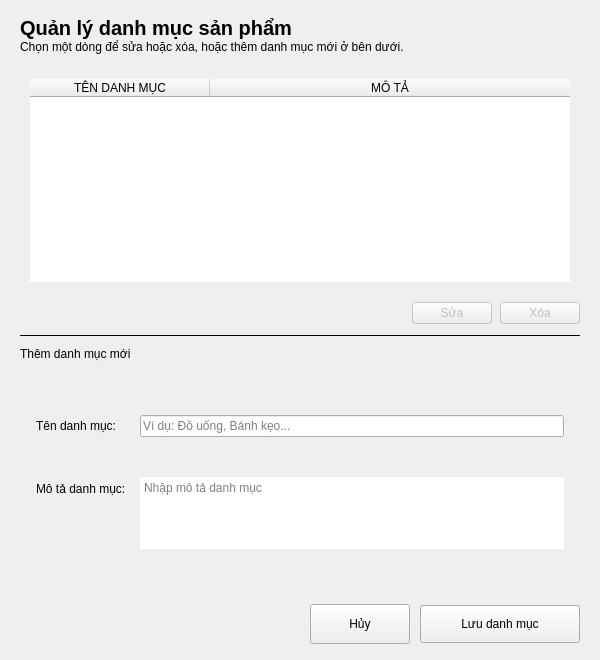
<?xml version="1.0" encoding="UTF-8"?>
<ui version="4.0">
 <class>CategoryManagerDialog</class>
 <widget class="QDialog" name="CategoryManagerDialog">
  <property name="geometry">
   <rect>
    <x>0</x>
    <y>0</y>
    <width>600</width>
    <height>660</height>
   </rect>
  </property>
  <property name="minimumSize">
   <size>
    <width>560</width>
    <height>620</height>
   </size>
  </property>
  <property name="windowTitle">
   <string>Quản lý danh mục</string>
  </property>
  <property name="styleSheet">
   <string notr="true">QDialog#CategoryManagerDialog {
    background-color: #f1f5f9;
    color: #0f172a;
    font-family: &quot;Segoe UI&quot;, Arial, sans-serif;
}
QWidget {
    font-family: &quot;Segoe UI&quot;, Arial, sans-serif;
}
QLabel {
    background-color: transparent;
    border: none;
    color: #0f172a;
}

QLineEdit,
QComboBox,
QDateEdit,
QSpinBox,
QDoubleSpinBox {
    background-color: #ffffff;
    border: 1px solid #e2e8f0;
    border-radius: 8px;
    padding: 0px 12px;
    min-height: 38px;
    font-size: 13px;
    color: #0f172a;
    selection-background-color: #1d4ed8;
    selection-color: #ffffff;
}
QTextEdit {
    background-color: #ffffff;
    border: 1px solid #e2e8f0;
    border-radius: 8px;
    padding: 8px 10px;
    font-size: 13px;
    color: #0f172a;
    selection-background-color: #1d4ed8;
    selection-color: #ffffff;
}
QLineEdit:hover,
QComboBox:hover,
QDateEdit:hover,
QSpinBox:hover,
QDoubleSpinBox:hover,
QTextEdit:hover {
    border: 1px solid #cbd5e1;
}
QLineEdit:focus,
QComboBox:focus,
QDateEdit:focus,
QSpinBox:focus,
QDoubleSpinBox:focus,
QTextEdit:focus {
    border: 1px solid #1d4ed8;
}
QLineEdit:disabled,
QComboBox:disabled,
QDateEdit:disabled,
QSpinBox:disabled,
QDoubleSpinBox:disabled {
    background-color: #f8fafc;
    color: #94a3b8;
}
QComboBox::drop-down {
    subcontrol-origin: padding;
    subcontrol-position: center right;
    border: none;
    background-color: transparent;
    width: 26px;
}
QComboBox::down-arrow {
    image: url(assets/images/chevron-down.png);
    width: 10px;
    height: 10px;
}
QComboBox::down-arrow:on {
    image: url(assets/images/chevron-up.png);
}
QComboBox QAbstractItemView {
    background-color: #ffffff;
    border: 1px solid #e2e8f0;
    border-radius: 8px;
    padding: 4px;
    outline: none;
    selection-background-color: #eff6ff;
    selection-color: #1d4ed8;
}
QSpinBox::up-button,
QSpinBox::down-button,
QDoubleSpinBox::up-button,
QDoubleSpinBox::down-button,
QDateEdit::up-button,
QDateEdit::down-button {
    subcontrol-origin: border;
    width: 20px;
    border: none;
    background-color: transparent;
}
QSpinBox::up-button,
QDoubleSpinBox::up-button,
QDateEdit::up-button {
    subcontrol-position: top right;
}
QSpinBox::down-button,
QDoubleSpinBox::down-button,
QDateEdit::down-button {
    subcontrol-position: bottom right;
}
QSpinBox::up-button:hover,
QSpinBox::down-button:hover,
QDoubleSpinBox::up-button:hover,
QDoubleSpinBox::down-button:hover,
QDateEdit::up-button:hover,
QDateEdit::down-button:hover {
    background-color: #f1f5f9;
}
QSpinBox::up-arrow,
QDoubleSpinBox::up-arrow,
QDateEdit::up-arrow {
    image: url(assets/images/chevron-up.png);
    width: 9px;
    height: 9px;
}
QSpinBox::down-arrow,
QDoubleSpinBox::down-arrow,
QDateEdit::down-arrow {
    image: url(assets/images/chevron-down.png);
    width: 9px;
    height: 9px;
}
QCheckBox {
    background-color: transparent;
    color: #334155;
    font-size: 13px;
    font-weight: bold;
    spacing: 8px;
}
QCheckBox::indicator {
    width: 16px;
    height: 16px;
    border: 1px solid #cbd5e1;
    border-radius: 4px;
    background-color: #ffffff;
}
QCheckBox::indicator:hover {
    border: 1px solid #1d4ed8;
}
QCheckBox::indicator:checked {
    background-color: #1d4ed8;
    border: 1px solid #1d4ed8;
}

QPushButton {
    background-color: #ffffff;
    color: #64748b;
    border: 1px solid #e2e8f0;
    border-radius: 8px;
    padding: 0px 16px;
    min-height: 38px;
    font-size: 12px;
    font-weight: bold;
}
QPushButton:hover {
    background-color: #eff6ff;
    color: #1d4ed8;
    border: 1px solid #1d4ed8;
}
QPushButton:pressed {
    background-color: #dbeafe;
}
QPushButton:disabled {
    background-color: #f8fafc;
    color: #cbd5e1;
    border: 1px solid #e2e8f0;
}
QPushButton#RowActionButton {
    background-color: transparent;
    border: none;
    border-radius: 6px;
    padding: 0px;
    min-width: 28px;
    max-width: 28px;
    min-height: 28px;
    max-height: 28px;
}
QPushButton#RowActionButton:hover {
    background-color: #eff6ff;
}
QPushButton#RowActionButton:pressed {
    background-color: #dbeafe;
}

QTableWidget {
    background-color: transparent;
    border: none;
    gridline-color: #f1f5f9;
    font-size: 13px;
    color: #334155;
    outline: none;
}
QTableWidget::item {
    padding: 8px;
    border-bottom: 1px solid #f1f5f9;
}
QTableWidget::item:selected {
    background-color: #eff6ff;
    color: #1d4ed8;
}
QHeaderView {
    background-color: #f8fafc;
    border: none;
    border-bottom: 1px solid #e2e8f0;
}
QHeaderView::section {
    background-color: #f8fafc;
    color: #64748b;
    font-size: 11px;
    font-weight: 700;
    padding: 10px 8px;
    border: none;
    border-bottom: 1px solid #e2e8f0;
}
QTableCornerButton::section {
    background-color: #f8fafc;
    border: none;
}

QLabel[badge=&quot;info&quot;] {
    background-color: #dbeafe;
    color: #1d4ed8;
    border-radius: 6px;
    padding: 3px 10px;
    font-size: 11px;
    font-weight: 700;
}
QLabel[badge=&quot;success&quot;] {
    background-color: #d1fae5;
    color: #059669;
    border-radius: 6px;
    padding: 3px 10px;
    font-size: 11px;
    font-weight: 700;
}
QLabel[badge=&quot;warning&quot;] {
    background-color: #ffedd5;
    color: #ea580c;
    border-radius: 6px;
    padding: 3px 10px;
    font-size: 11px;
    font-weight: 700;
}
QLabel[badge=&quot;danger&quot;] {
    background-color: #fee2e2;
    color: #dc2626;
    border-radius: 6px;
    padding: 3px 10px;
    font-size: 11px;
    font-weight: 700;
}
QLabel[badge=&quot;neutral&quot;] {
    background-color: #e2e8f0;
    color: #64748b;
    border-radius: 6px;
    padding: 3px 10px;
    font-size: 11px;
    font-weight: 700;
}
QLabel[badge=&quot;violet&quot;] {
    background-color: #ede9fe;
    color: #6d28d9;
    border-radius: 6px;
    padding: 3px 10px;
    font-size: 11px;
    font-weight: 700;
}
QLabel[trend=&quot;up&quot;] {
    background-color: #ecfdf5;
    color: #059669;
    border-radius: 4px;
    padding: 2px 6px;
    font-size: 11px;
    font-weight: 700;
}
QLabel[trend=&quot;down&quot;] {
    background-color: #fef2f2;
    color: #dc2626;
    border-radius: 4px;
    padding: 2px 6px;
    font-size: 11px;
    font-weight: 700;
}
QLabel[trend=&quot;flat&quot;] {
    background-color: #f1f5f9;
    color: #64748b;
    border-radius: 4px;
    padding: 2px 6px;
    font-size: 11px;
    font-weight: 700;
}
QLabel[state=&quot;up&quot;] {
    color: #10b981;
    font-weight: bold;
}
QLabel[state=&quot;down&quot;] {
    color: #ef4444;
    font-weight: bold;
}
QLabel[state=&quot;flat&quot;] {
    color: #64748b;
    font-weight: bold;
}
QLabel[state=&quot;warning&quot;] {
    color: #eab308;
    font-weight: bold;
}
QLabel[state=&quot;safe&quot;] {
    color: #10b981;
}

QScrollArea {
    background-color: transparent;
    border: none;
}
QScrollArea &gt; QWidget &gt; QWidget {
    background-color: transparent;
}
QAbstractScrollArea::viewport {
    background-color: transparent;
}
QScrollBar:vertical {
    background-color: transparent;
    width: 10px;
    margin: 0px;
    border: none;
}
QScrollBar::handle:vertical {
    background-color: #cbd5e1;
    min-height: 35px;
    border-radius: 5px;
}
QScrollBar::handle:vertical:hover {
    background-color: #94a3b8;
}
QScrollBar::handle:vertical:pressed {
    background-color: #64748b;
}
QScrollBar::add-line:vertical,
QScrollBar::sub-line:vertical {
    height: 0px;
    width: 0px;
    background: transparent;
    border: none;
}
QScrollBar::up-arrow:vertical,
QScrollBar::down-arrow:vertical {
    width: 0px;
    height: 0px;
    background: transparent;
    border: none;
}
QScrollBar::add-page:vertical,
QScrollBar::sub-page:vertical {
    background: transparent;
}
QScrollBar:horizontal {
    background-color: transparent;
    height: 10px;
    margin: 0px;
    border: none;
}
QScrollBar::handle:horizontal {
    background-color: #cbd5e1;
    min-width: 35px;
    border-radius: 5px;
}
QScrollBar::handle:horizontal:hover {
    background-color: #94a3b8;
}
QScrollBar::handle:horizontal:pressed {
    background-color: #64748b;
}
QScrollBar::add-line:horizontal,
QScrollBar::sub-line:horizontal {
    width: 0px;
    height: 0px;
    background: transparent;
    border: none;
}
QScrollBar::left-arrow:horizontal,
QScrollBar::right-arrow:horizontal {
    width: 0px;
    height: 0px;
    background: transparent;
    border: none;
}
QScrollBar::add-page:horizontal,
QScrollBar::sub-page:horizontal {
    background: transparent;
}

QMenu {
    background-color: #ffffff;
    border: 1px solid #e2e8f0;
    border-radius: 8px;
    padding: 6px;
}
QMenu::item {
    background-color: transparent;
    color: #334155;
    border-radius: 6px;
    padding: 7px 18px;
    font-size: 13px;
}
QMenu::item:selected {
    background-color: #eff6ff;
    color: #1d4ed8;
}
QMenu::separator {
    height: 1px;
    background-color: #e2e8f0;
    margin: 6px 4px;
}

QFrame#widgetBody {
    background-color: transparent;
    border: none;
}

QFrame#frameTableCard,
QFrame#frameFormCard {
    background-color: #ffffff;
    border: 1px solid #e2e8f0;
    border-radius: 14px;
}

QFrame#lineSeparator {
    color: #e2e8f0;
    background-color: #e2e8f0;
    border: none;
}

QLabel#lblHeaderTitle {
    color: #0f172a;
    padding: 0px;
    margin: 0px;
}

QLabel#lblHeaderSubtitle {
    color: #6b7280;
    font-size: 12px;
    font-weight: normal;
    margin-top: 4px;
}

QLabel#lblFormTitle {
    color: #0f172a;
    font-size: 14px;
    font-weight: bold;
}

QLabel#lblCategoryName,
QLabel#lblDescription {
    color: #64748b;
    font-size: 12px;
    font-weight: 600;
}

QPushButton#btnSave {
    background-color: #1d4ed8;
    color: #ffffff;
    border: none;
    border-radius: 8px;
    padding: 0px 20px;
    min-height: 38px;
    font-size: 13px;
    font-weight: 700;
}
QPushButton#btnSave:hover {
    background-color: #1e3a8a;
}
QPushButton#btnSave:pressed {
    background-color: #1e40af;
}
QPushButton#btnSave:disabled {
    background-color: #cbd5e1;
    color: #f8fafc;
}

QPushButton#btnDeleteCategory {
    background-color: #ffffff;
    color: #dc2626;
    border: 1px solid #e2e8f0;
    border-radius: 8px;
    padding: 0px 16px;
    min-height: 38px;
    font-size: 12px;
    font-weight: bold;
}
QPushButton#btnDeleteCategory:hover {
    background-color: #fef2f2;
    border: 1px solid #dc2626;
}
QPushButton#btnDeleteCategory:disabled {
    background-color: #f8fafc;
    color: #cbd5e1;
    border: 1px solid #e2e8f0;
}
</string>
  </property>
  <layout class="QVBoxLayout" name="verticalLayout_root">
   <property name="spacing">
    <number>0</number>
   </property>
   <property name="leftMargin">
    <number>0</number>
   </property>
   <property name="topMargin">
    <number>0</number>
   </property>
   <property name="rightMargin">
    <number>0</number>
   </property>
   <property name="bottomMargin">
    <number>0</number>
   </property>
   <item>
    <widget class="QWidget" name="widgetBody" native="true">
     <layout class="QVBoxLayout" name="verticalLayout_body">
      <property name="spacing">
       <number>10</number>
      </property>
      <property name="leftMargin">
       <number>20</number>
      </property>
      <property name="topMargin">
       <number>16</number>
      </property>
      <property name="rightMargin">
       <number>20</number>
      </property>
      <property name="bottomMargin">
       <number>16</number>
      </property>
      <item>
       <layout class="QHBoxLayout" name="horizontalLayout_header">
        <property name="spacing">
         <number>10</number>
        </property>
        <item>
         <layout class="QVBoxLayout" name="verticalLayout_header">
          <property name="spacing">
           <number>0</number>
          </property>
          <property name="bottomMargin">
           <number>5</number>
          </property>
          <item>
           <widget class="QLabel" name="lblHeaderTitle">
            <property name="font">
             <font>
              <pointsize>15</pointsize>
              <bold>true</bold>
             </font>
            </property>
            <property name="text">
             <string>Quản lý danh mục sản phẩm</string>
            </property>
           </widget>
          </item>
          <item>
           <widget class="QLabel" name="lblHeaderSubtitle">
            <property name="text">
             <string>Chọn một dòng để sửa hoặc xóa, hoặc thêm danh mục mới ở bên dưới.</string>
            </property>
           </widget>
          </item>
         </layout>
        </item>
        <item>
         <spacer name="horizontalSpacer_header">
          <property name="orientation">
           <enum>Qt::Orientation::Horizontal</enum>
          </property>
          <property name="sizeHint" stdset="0">
           <size>
            <width>40</width>
            <height>20</height>
           </size>
          </property>
         </spacer>
        </item>
       </layout>
      </item>
      <item>
       <widget class="QFrame" name="frameTableCard">
        <property name="frameShape">
         <enum>QFrame::Shape::NoFrame</enum>
        </property>
        <layout class="QVBoxLayout" name="verticalLayout_tableCard">
         <property name="spacing">
          <number>0</number>
         </property>
         <property name="leftMargin">
          <number>10</number>
         </property>
         <property name="topMargin">
          <number>10</number>
         </property>
         <property name="rightMargin">
          <number>10</number>
         </property>
         <property name="bottomMargin">
          <number>10</number>
         </property>
         <item>
          <widget class="QTableWidget" name="tblCategories">
           <property name="minimumSize">
            <size>
             <width>0</width>
             <height>200</height>
            </size>
           </property>
           <property name="frameShape">
            <enum>QFrame::Shape::NoFrame</enum>
           </property>
           <property name="editTriggers">
            <set>QAbstractItemView::EditTrigger::NoEditTriggers</set>
           </property>
           <property name="alternatingRowColors">
            <bool>false</bool>
           </property>
           <property name="selectionMode">
            <enum>QAbstractItemView::SelectionMode::SingleSelection</enum>
           </property>
           <property name="selectionBehavior">
            <enum>QAbstractItemView::SelectionBehavior::SelectRows</enum>
           </property>
           <property name="showGrid">
            <bool>false</bool>
           </property>
           <attribute name="horizontalHeaderDefaultSectionSize">
            <number>180</number>
           </attribute>
           <attribute name="horizontalHeaderHighlightSections">
            <bool>false</bool>
           </attribute>
           <attribute name="horizontalHeaderStretchLastSection">
            <bool>true</bool>
           </attribute>
           <attribute name="verticalHeaderVisible">
            <bool>false</bool>
           </attribute>
           <attribute name="verticalHeaderDefaultSectionSize">
            <number>38</number>
           </attribute>
           <column>
            <property name="text">
             <string>TÊN DANH MỤC</string>
            </property>
           </column>
           <column>
            <property name="text">
             <string>MÔ TẢ</string>
            </property>
           </column>
          </widget>
         </item>
        </layout>
       </widget>
      </item>
      <item>
       <layout class="QHBoxLayout" name="horizontalLayout_rowActions">
        <property name="spacing">
         <number>8</number>
        </property>
        <item>
         <spacer name="horizontalSpacer_rowActions">
          <property name="orientation">
           <enum>Qt::Orientation::Horizontal</enum>
          </property>
          <property name="sizeHint" stdset="0">
           <size>
            <width>0</width>
            <height>0</height>
           </size>
          </property>
         </spacer>
        </item>
        <item>
         <widget class="QPushButton" name="btnEditCategory">
          <property name="enabled">
           <bool>false</bool>
          </property>
          <property name="cursor">
           <cursorShape>PointingHandCursor</cursorShape>
          </property>
          <property name="text">
           <string>Sửa</string>
          </property>
         </widget>
        </item>
        <item>
         <widget class="QPushButton" name="btnDeleteCategory">
          <property name="enabled">
           <bool>false</bool>
          </property>
          <property name="cursor">
           <cursorShape>PointingHandCursor</cursorShape>
          </property>
          <property name="text">
           <string>Xóa</string>
          </property>
         </widget>
        </item>
       </layout>
      </item>
      <item>
       <widget class="Line" name="lineSeparator">
        <property name="frameShape">
         <enum>QFrame::Shape::HLine</enum>
        </property>
        <property name="frameShadow">
         <enum>QFrame::Shadow::Plain</enum>
        </property>
       </widget>
      </item>
      <item>
       <widget class="QLabel" name="lblFormTitle">
        <property name="text">
         <string>Thêm danh mục mới</string>
        </property>
       </widget>
      </item>
      <item>
       <widget class="QFrame" name="frameFormCard">
        <property name="frameShape">
         <enum>QFrame::Shape::NoFrame</enum>
        </property>
        <layout class="QFormLayout" name="formLayout">
         <property name="labelAlignment">
          <set>Qt::AlignmentFlag::AlignLeading|Qt::AlignmentFlag::AlignLeft|Qt::AlignmentFlag::AlignVCenter</set>
         </property>
         <property name="horizontalSpacing">
          <number>14</number>
         </property>
         <property name="verticalSpacing">
          <number>10</number>
         </property>
         <property name="leftMargin">
          <number>16</number>
         </property>
         <property name="topMargin">
          <number>14</number>
         </property>
         <property name="rightMargin">
          <number>16</number>
         </property>
         <property name="bottomMargin">
          <number>14</number>
         </property>
         <item row="0" column="0">
          <widget class="QLabel" name="lblCategoryName">
           <property name="text">
            <string>Tên danh mục:</string>
           </property>
          </widget>
         </item>
         <item row="0" column="1">
          <widget class="QLineEdit" name="txtCategoryName">
           <property name="placeholderText">
            <string>Ví dụ: Đồ uống, Bánh kẹo...</string>
           </property>
          </widget>
         </item>
         <item row="1" column="0">
          <widget class="QLabel" name="lblDescription">
           <property name="text">
            <string>Mô tả danh mục:</string>
           </property>
          </widget>
         </item>
         <item row="1" column="1">
          <widget class="QTextEdit" name="txtDescription">
           <property name="maximumSize">
            <size>
             <width>16777215</width>
             <height>72</height>
            </size>
           </property>
           <property name="frameShape">
            <enum>QFrame::Shape::NoFrame</enum>
           </property>
           <property name="placeholderText">
            <string>Nhập mô tả danh mục</string>
           </property>
          </widget>
         </item>
        </layout>
       </widget>
      </item>
      <item>
       <layout class="QHBoxLayout" name="horizontalLayout_bottom">
        <property name="spacing">
         <number>10</number>
        </property>
        <item>
         <spacer name="horizontalSpacer_bottom">
          <property name="orientation">
           <enum>Qt::Orientation::Horizontal</enum>
          </property>
          <property name="sizeHint" stdset="0">
           <size>
            <width>0</width>
            <height>0</height>
           </size>
          </property>
         </spacer>
        </item>
        <item>
         <widget class="QPushButton" name="btnCancel">
          <property name="minimumSize">
           <size>
            <width>100</width>
            <height>40</height>
           </size>
          </property>
          <property name="cursor">
           <cursorShape>PointingHandCursor</cursorShape>
          </property>
          <property name="text">
           <string>Hủy</string>
          </property>
         </widget>
        </item>
        <item>
         <widget class="QPushButton" name="btnSave">
          <property name="minimumSize">
           <size>
            <width>160</width>
            <height>38</height>
           </size>
          </property>
          <property name="cursor">
           <cursorShape>PointingHandCursor</cursorShape>
          </property>
          <property name="text">
           <string>Lưu danh mục</string>
          </property>
         </widget>
        </item>
       </layout>
      </item>
     </layout>
    </widget>
   </item>
  </layout>
 </widget>
 <resources/>
 <connections/>
</ui>
